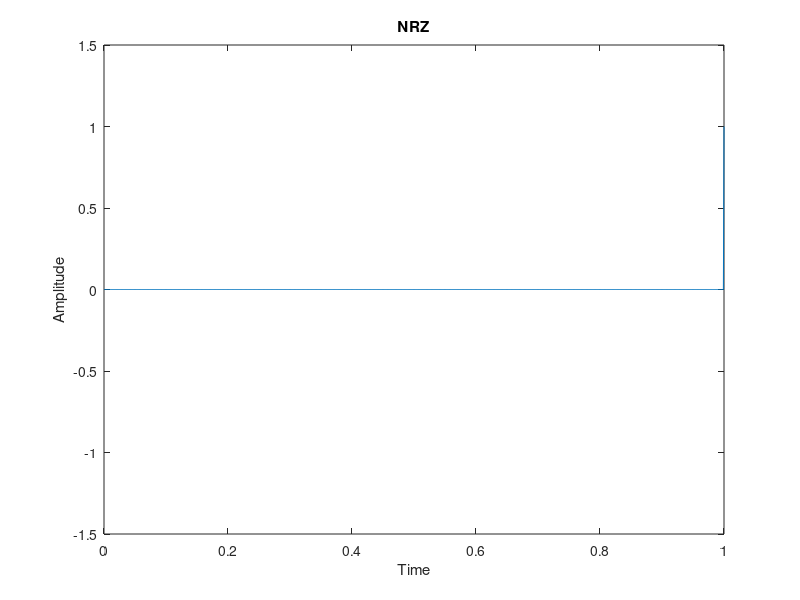

Source code (MATLAB):
% https://www.mathworks.com/matlabcentral/fileexchange/40028-non-return-to-zero--nrz--line-code

b=input('Enter bit sequence: ');
l=length(b);
b(l+1)=0;
n=1;
while n<=l
    t=(n-1):.001:n;
    if b(n)==1
        if b(n+1)==b(n)
            y=(t<=n);
        else 
            y=(t<n);
        end
    else
        if b(n+1)==b(n)
            y=(t>n);
        else
            y=(t>=n);
        end
    end
    plot(t,y)
    hold on;
    axis([0 l -1.5 1.5]);
    n=n+1;
end
title('NRZ');
xlabel('Time');
ylabel('Amplitude');